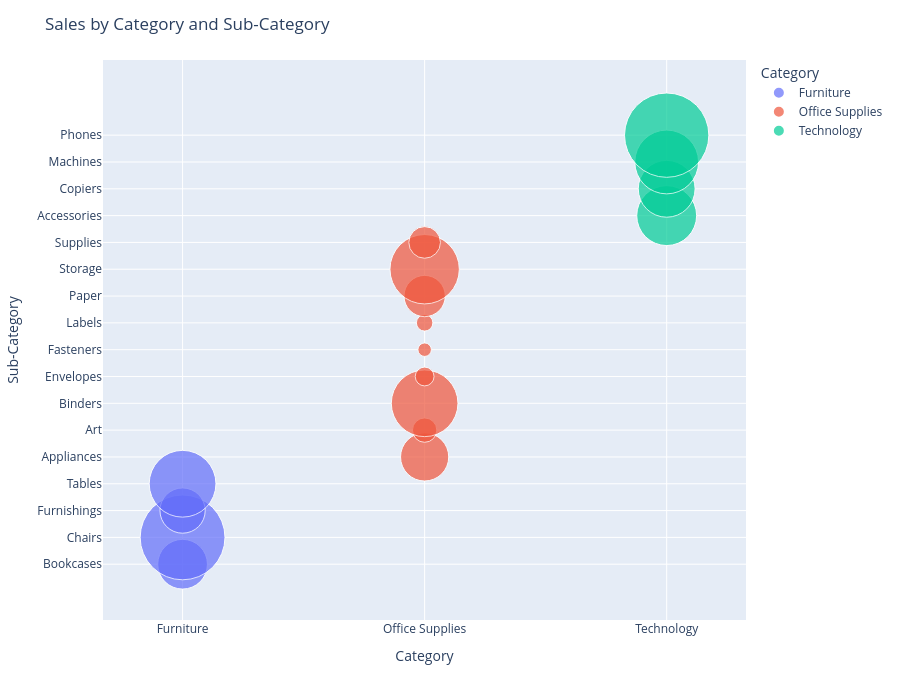

Notebook source saved alongside this figure:
### Code cell
import plotly.express as px

fig = px.scatter(   bubble_data,   x='Category',  y='Sub-Category',  size='Sales',  color='Category',
    hover_name='Sub-Category',    size_max=60)
fig.update_layout( title='Sales by Category and Sub-Category',   height=700)
fig.show();

### Figure 1 — Plotly figure (JSON) as saved in the notebook; plotly's stock layout.template omitted (floating-point values rounded to 4 significant figures)
{"data": [{"hovertemplate": "<b>%{hovertext}</b><br><br>Category=%{x}<br>Sub-Category=%{y}<br>Sales=%{marker.size}<extra></extra>", "hovertext": ["Bookcases", "Chairs", "Furnishings", "Tables"], "legendgroup": "Furniture", "marker": {"color": "#636efa", "size": [115400.0, 335800.0, 95600.0, 208000.0], "sizemode": "area", "sizeref": 93.27, "symbol": "circle"}, "mode": "markers", "name": "Furniture", "orientation": "v", "showlegend": true, "type": "scatter", "x": ["Furniture", "Furniture", "Furniture", "Furniture"], "xaxis": "x", "y": ["Bookcases", "Chairs", "Furnishings", "Tables"], "yaxis": "y"}, {"hovertemplate": "<b>%{hovertext}</b><br><br>Category=%{x}<br>Sub-Category=%{y}<br>Sales=%{marker.size}<extra></extra>", "hovertext": ["Appliances", "Art", "Binders", "Envelopes", "Fasteners", "Labels", "Paper", "Storage", "Supplies"], "legendgroup": "Office Supplies", "marker": {"color": "#EF553B", "size": [108200.0, 27660.0, 207400.0, 16530.0, 8532.0, 12700.0, 79540.0, 224600.0, 46730.0], "sizemode": "area", "sizeref": 93.27, "symbol": "circle"}, "mode": "markers", "name": "Office Supplies", "orientation": "v", "showlegend": true, "type": "scatter", "x": ["Office Supplies", "Office Supplies", "Office Supplies", "Office Supplies", "Office Supplies", "Office Supplies", "Office Supplies", "Office Supplies", "Office Supplies"], "xaxis": "x", "y": ["Appliances", "Art", "Binders", "Envelopes", "Fasteners", "Labels", "Paper", "Storage", "Supplies"], "yaxis": "y"}, {"hovertemplate": "<b>%{hovertext}</b><br><br>Category=%{x}<br>Sub-Category=%{y}<br>Sales=%{marker.size}<extra></extra>", "hovertext": ["Accessories", "Copiers", "Machines", "Phones"], "legendgroup": "Technology", "marker": {"color": "#00cc96", "size": [167400.0, 150700.0, 189900.0, 331800.0], "sizemode": "area", "sizeref": 93.27, "symbol": "circle"}, "mode": "markers", "name": "Technology", "orientation": "v", "showlegend": true, "type": "scatter", "x": ["Technology", "Technology", "Technology", "Technology"], "xaxis": "x", "y": ["Accessories", "Copiers", "Machines", "Phones"], "yaxis": "y"}], "layout": {"height": 700, "legend": {"itemsizing": "constant", "title": {"text": "Category"}, "tracegroupgap": 0}, "margin": {"t": 60}, "title": {"text": "Sales by Category and Sub-Category"}, "xaxis": {"anchor": "y", "categoryarray": ["Furniture", "Office Supplies", "Technology"], "categoryorder": "array", "domain": [0, 1], "title": {"text": "Category"}}, "yaxis": {"anchor": "x", "domain": [0, 1], "title": {"text": "Sub-Category"}}}}
